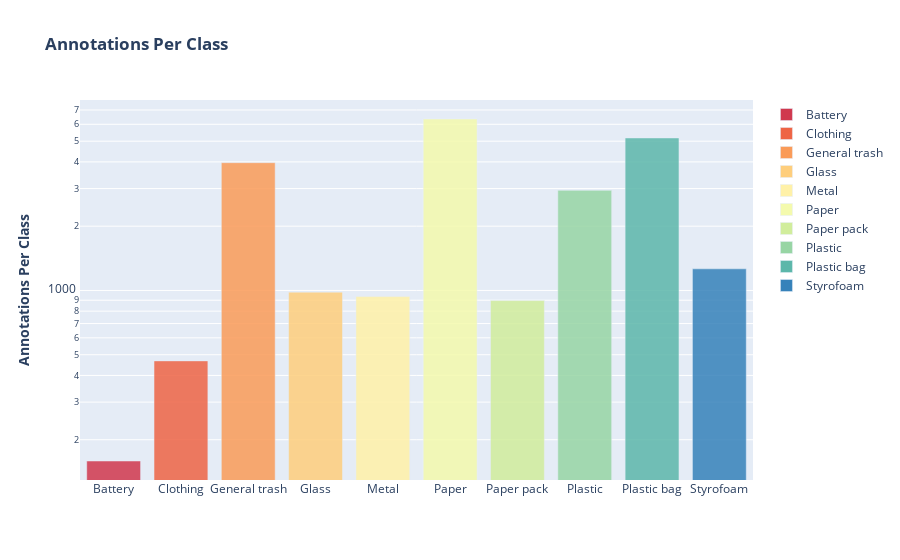

Write notebook code for a chart like this one.
### Code cell
fig = px.bar(train_df.class_name.value_counts().sort_index(), 
             color=train_df.class_name.value_counts().sort_index().index, opacity=0.85,
             color_discrete_sequence=LABEL_COLORS, log_y=True,
             labels={"y":"Annotations Per Class", "x":""},
             title="<b>Annotations Per Class</b>",)
fig.update_layout(legend_title=None,
                  xaxis_title="",
                  yaxis_title="<b>Annotations Per Class</b>")

fig.show()

### Figure 1 — Plotly figure (JSON) as saved in the notebook; plotly's stock layout.template omitted (floating-point values rounded to 4 significant figures)
{"data": [{"alignmentgroup": "True", "hovertemplate": "color=Battery<br>index=%{x}<br>value=%{y}<extra></extra>", "legendgroup": "Battery", "marker": {"color": "rgb(208, 56, 78)", "opacity": 0.85, "pattern": {"shape": ""}}, "name": "Battery", "offsetgroup": "Battery", "orientation": "v", "showlegend": true, "textposition": "auto", "type": "bar", "x": ["Battery"], "xaxis": "x", "y": [159], "yaxis": "y"}, {"alignmentgroup": "True", "hovertemplate": "color=Clothing<br>index=%{x}<br>value=%{y}<extra></extra>", "legendgroup": "Clothing", "marker": {"color": "rgb(238, 100, 69)", "opacity": 0.85, "pattern": {"shape": ""}}, "name": "Clothing", "offsetgroup": "Clothing", "orientation": "v", "showlegend": true, "textposition": "auto", "type": "bar", "x": ["Clothing"], "xaxis": "x", "y": [468], "yaxis": "y"}, {"alignmentgroup": "True", "hovertemplate": "color=General trash<br>index=%{x}<br>value=%{y}<extra></extra>", "legendgroup": "General trash", "marker": {"color": "rgb(250, 155, 88)", "opacity": 0.85, "pattern": {"shape": ""}}, "name": "General trash", "offsetgroup": "General trash", "orientation": "v", "showlegend": true, "textposition": "auto", "type": "bar", "x": ["General trash"], "xaxis": "x", "y": [3966], "yaxis": "y"}, {"alignmentgroup": "True", "hovertemplate": "color=Glass<br>index=%{x}<br>value=%{y}<extra></extra>", "legendgroup": "Glass", "marker": {"color": "rgb(254, 206, 124)", "opacity": 0.85, "pattern": {"shape": ""}}, "name": "Glass", "offsetgroup": "Glass", "orientation": "v", "showlegend": true, "textposition": "auto", "type": "bar", "x": ["Glass"], "xaxis": "x", "y": [982], "yaxis": "y"}, {"alignmentgroup": "True", "hovertemplate": "color=Metal<br>index=%{x}<br>value=%{y}<extra></extra>", "legendgroup": "Metal", "marker": {"color": "rgb(255, 241, 168)", "opacity": 0.85, "pattern": {"shape": ""}}, "name": "Metal", "offsetgroup": "Metal", "orientation": "v", "showlegend": true, "textposition": "auto", "type": "bar", "x": ["Metal"], "xaxis": "x", "y": [936], "yaxis": "y"}, {"alignmentgroup": "True", "hovertemplate": "color=Paper<br>index=%{x}<br>value=%{y}<extra></extra>", "legendgroup": "Paper", "marker": {"color": "rgb(244, 250, 173)", "opacity": 0.85, "pattern": {"shape": ""}}, "name": "Paper", "offsetgroup": "Paper", "orientation": "v", "showlegend": true, "textposition": "auto", "type": "bar", "x": ["Paper"], "xaxis": "x", "y": [6352], "yaxis": "y"}, {"alignmentgroup": "True", "hovertemplate": "color=Paper pack<br>index=%{x}<br>value=%{y}<extra></extra>", "legendgroup": "Paper pack", "marker": {"color": "rgb(209, 237, 156)", "opacity": 0.85, "pattern": {"shape": ""}}, "name": "Paper pack", "offsetgroup": "Paper pack", "orientation": "v", "showlegend": true, "textposition": "auto", "type": "bar", "x": ["Paper pack"], "xaxis": "x", "y": [897], "yaxis": "y"}, {"alignmentgroup": "True", "hovertemplate": "color=Plastic<br>index=%{x}<br>value=%{y}<extra></extra>", "legendgroup": "Plastic", "marker": {"color": "rgb(151, 213, 164)", "opacity": 0.85, "pattern": {"shape": ""}}, "name": "Plastic", "offsetgroup": "Plastic", "orientation": "v", "showlegend": true, "textposition": "auto", "type": "bar", "x": ["Plastic"], "xaxis": "x", "y": [2943], "yaxis": "y"}, {"alignmentgroup": "True", "hovertemplate": "color=Plastic bag<br>index=%{x}<br>value=%{y}<extra></extra>", "legendgroup": "Plastic bag", "marker": {"color": "rgb(92, 183, 170)", "opacity": 0.85, "pattern": {"shape": ""}}, "name": "Plastic bag", "offsetgroup": "Plastic bag", "orientation": "v", "showlegend": true, "textposition": "auto", "type": "bar", "x": ["Plastic bag"], "xaxis": "x", "y": [5178], "yaxis": "y"}, {"alignmentgroup": "True", "hovertemplate": "color=Styrofoam<br>index=%{x}<br>value=%{y}<extra></extra>", "legendgroup": "Styrofoam", "marker": {"color": "rgb(54, 130, 186)", "opacity": 0.85, "pattern": {"shape": ""}}, "name": "Styrofoam", "offsetgroup": "Styrofoam", "orientation": "v", "showlegend": true, "textposition": "auto", "type": "bar", "x": ["Styrofoam"], "xaxis": "x", "y": [1263], "yaxis": "y"}], "layout": {"barmode": "relative", "legend": {"title": {}, "tracegroupgap": 0}, "title": {"text": "<b>Annotations Per Class</b>"}, "xaxis": {"anchor": "y", "domain": [0, 1], "title": {"text": ""}}, "yaxis": {"anchor": "x", "domain": [0, 1], "title": {"text": "<b>Annotations Per Class</b>"}, "type": "log"}}}
